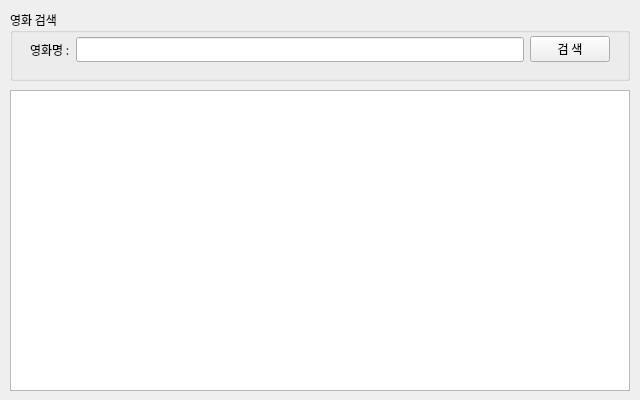
<?xml version="1.0" encoding="UTF-8"?>
<ui version="4.0">
 <class>FrmMain</class>
 <widget class="QWidget" name="FrmMain">
  <property name="geometry">
   <rect>
    <x>0</x>
    <y>0</y>
    <width>640</width>
    <height>400</height>
   </rect>
  </property>
  <property name="sizePolicy">
   <sizepolicy hsizetype="Fixed" vsizetype="Fixed">
    <horstretch>0</horstretch>
    <verstretch>0</verstretch>
   </sizepolicy>
  </property>
  <property name="minimumSize">
   <size>
    <width>640</width>
    <height>400</height>
   </size>
  </property>
  <property name="maximumSize">
   <size>
    <width>640</width>
    <height>400</height>
   </size>
  </property>
  <property name="font">
   <font>
    <family>나눔고딕</family>
   </font>
  </property>
  <property name="windowTitle">
   <string>네이버API 영화검색앱</string>
  </property>
  <widget class="QWidget" name="verticalLayoutWidget">
   <property name="geometry">
    <rect>
     <x>10</x>
     <y>10</y>
     <width>620</width>
     <height>71</height>
    </rect>
   </property>
   <layout class="QVBoxLayout" name="searchLayout">
    <item>
     <widget class="QGroupBox" name="groupBox">
      <property name="title">
       <string>영화 검색</string>
      </property>
      <widget class="QWidget" name="layoutWidget">
       <property name="geometry">
        <rect>
         <x>20</x>
         <y>24</y>
         <width>580</width>
         <height>31</height>
        </rect>
       </property>
       <layout class="QHBoxLayout" name="horizontalLayout">
        <item>
         <widget class="QLabel" name="label">
          <property name="text">
           <string>영화명 :</string>
          </property>
         </widget>
        </item>
        <item>
         <widget class="QLineEdit" name="txtSearch"/>
        </item>
        <item>
         <widget class="QPushButton" name="btnSearch">
          <property name="text">
           <string>검 색</string>
          </property>
         </widget>
        </item>
       </layout>
      </widget>
     </widget>
    </item>
   </layout>
  </widget>
  <widget class="QWidget" name="verticalLayoutWidget_2">
   <property name="geometry">
    <rect>
     <x>10</x>
     <y>90</y>
     <width>620</width>
     <height>301</height>
    </rect>
   </property>
   <layout class="QVBoxLayout" name="resultLayout">
    <item>
     <widget class="QTableWidget" name="tblResult">
      <property name="font">
       <font>
        <family>나눔고딕</family>
       </font>
      </property>
     </widget>
    </item>
   </layout>
  </widget>
 </widget>
 <resources/>
 <connections/>
</ui>
